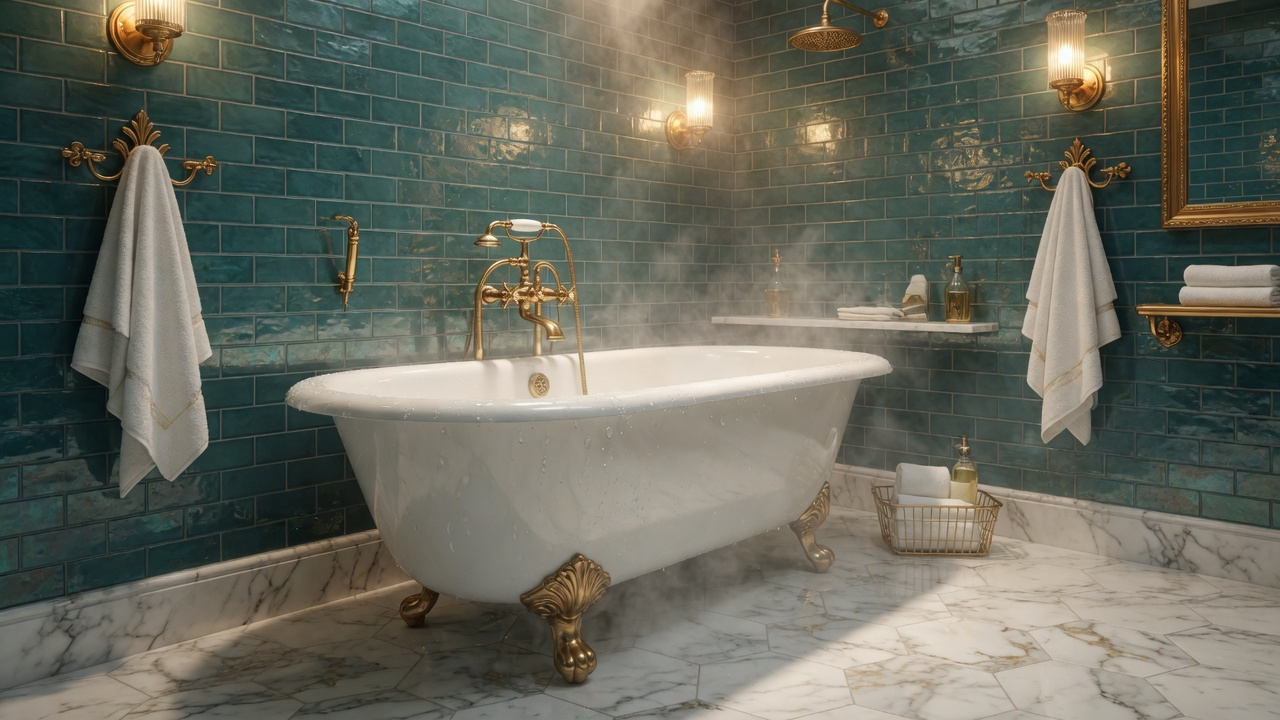
#> input picture images/hero-clawfoot.jpg, 1280 x 720 px
$ python add-mirror-glow.py
#> lines starting #> are read from the running program, lines starting #| are printed output that depends on the picture
"""Add teal light glow around mirror frame on hero-clawfoot.jpg"""
from PIL import Image, ImageDraw, ImageFilter

src = Image.open('images/hero-clawfoot.jpg').convert('RGBA')
w, h = src.size
#> w = 1280; h = 720

# Gold-framed mirror — upper-right
mx1, my1 = int(w * 0.74), int(h * 0.08)
#> mx1 = 947; my1 = 57
mx2, my2 = int(w * 0.98), int(h * 0.40)
#> mx2 = 1254; my2 = 288
pad = int(w * 0.012)
#> pad = 15

glow = Image.new('RGBA', (w, h), (0, 0, 0, 0))
#> glow: PIL image 1280x720 RGBA; every value is 0
draw = ImageDraw.Draw(glow)

# Outer teal bloom (halo only, no fill)
for expand, alpha in [
    (pad * 5, 40),
    (pad * 3.5, 65),
    (pad * 2.2, 95),
]:
    draw.rounded_rectangle(
        [mx1 - expand, my1 - expand, mx2 + expand, my2 + expand],
        radius=20,
        outline=(45, 212, 191, alpha),
        width=max(8, int(w * 0.006)),
    )

# Bright rim hugging mirror frame
draw.rounded_rectangle(
    [mx1 - pad * 1.2, my1 - pad * 1.2, mx2 + pad * 1.2, my2 + pad * 1.2],
    radius=12,
    outline=(94, 234, 212, 220),
    width=max(5, int(w * 0.0035)),
)
draw.rounded_rectangle(
    [mx1 - pad * 2.5, my1 - pad * 2.5, mx2 + pad * 2.5, my2 + pad * 2.5],
    radius=16,
    outline=(20, 184, 166, 120),
    width=max(10, int(w * 0.007)),
)

glow = glow.filter(ImageFilter.GaussianBlur(radius=10))
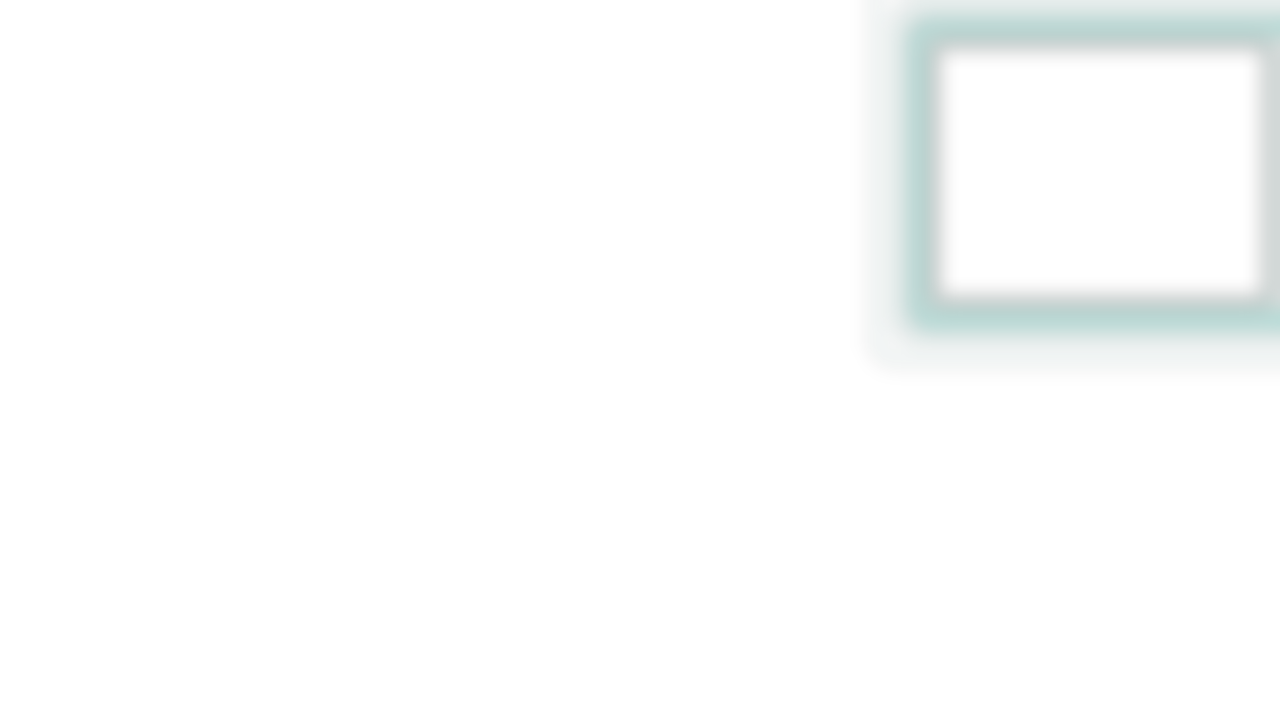
#> glow: PIL image 1280x720 RGBA; mean R, G, B, A 1.6, 7.4, 6.7, 3.8; transparent parts drawn white

# Soft corner spill onto adjacent tiles
spill = Image.new('RGBA', (w, h), (0, 0, 0, 0))
sd = ImageDraw.Draw(spill)
sd.ellipse(
    [mx1 - pad * 6, my1 - pad * 4, mx2 + pad * 8, my2 + pad * 6],
    fill=(32, 201, 181, 32),
)
spill = spill.filter(ImageFilter.GaussianBlur(radius=24))
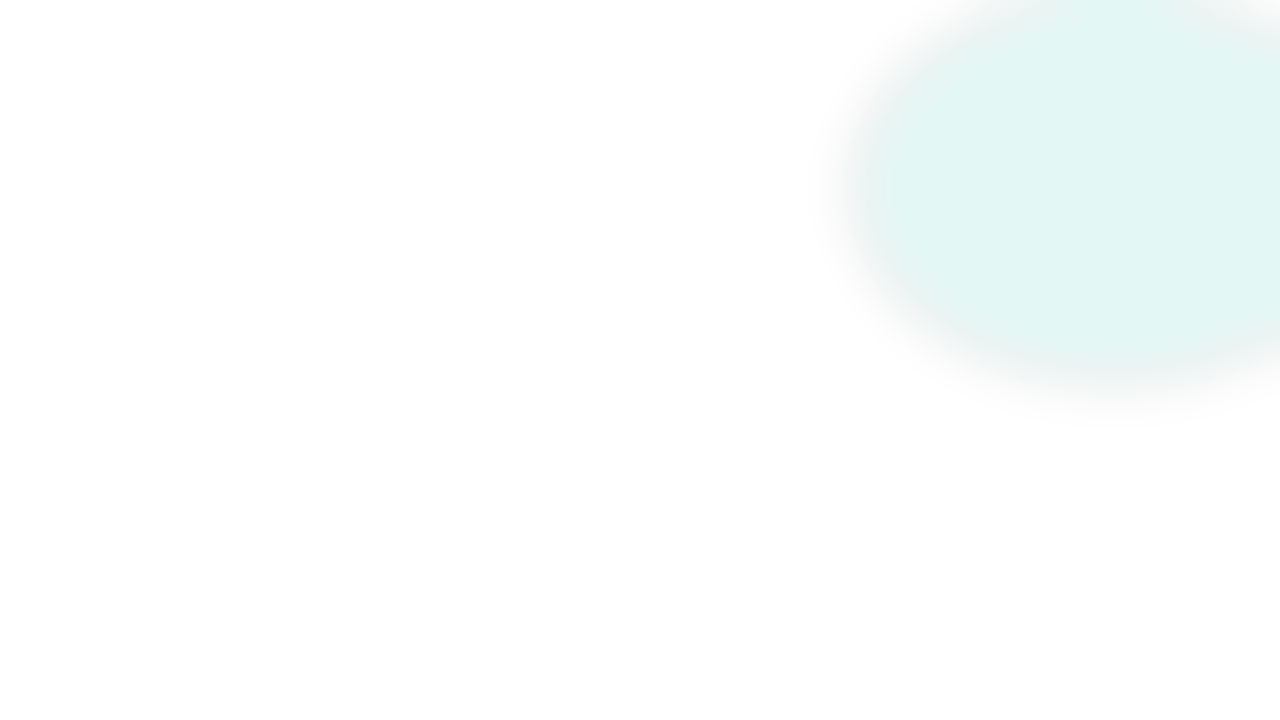
#> spill: PIL image 1280x720 RGBA; mean R, G, B, A 4.7, 29.4, 26.5, 4.7; transparent parts drawn white

out = Image.alpha_composite(src, spill)
out = Image.alpha_composite(out, glow)
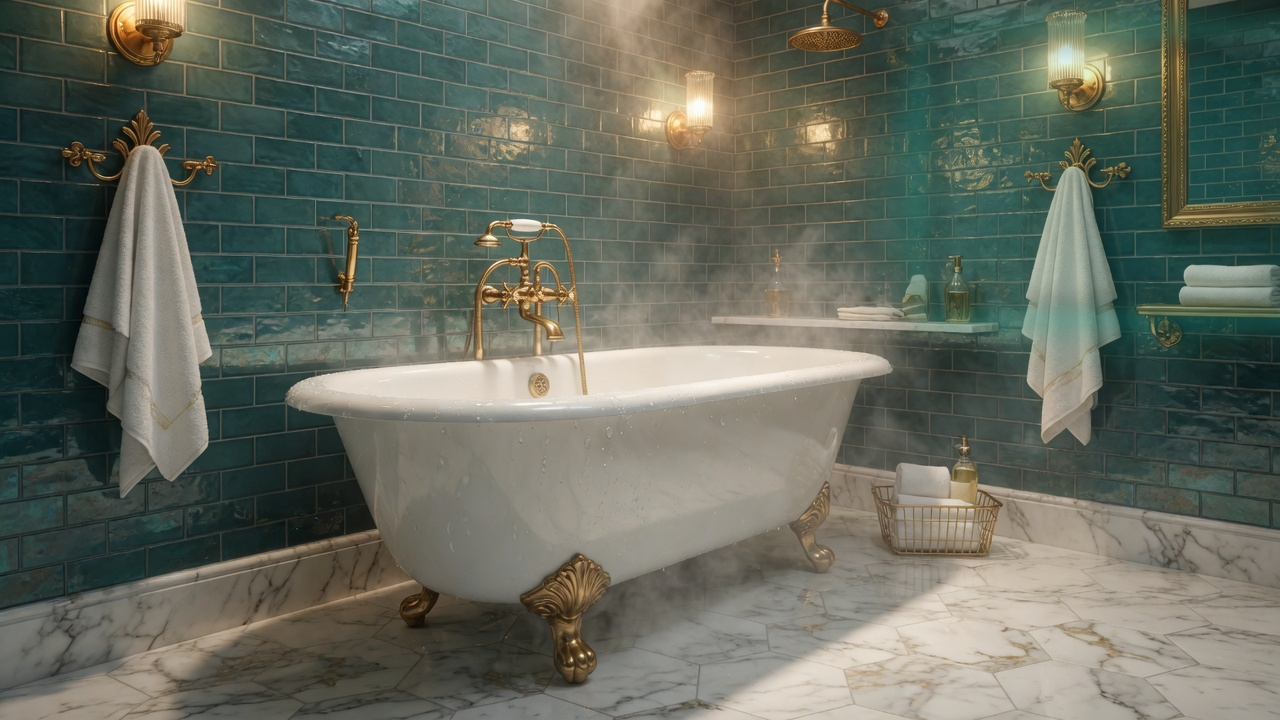
#> out: PIL image 1280x720 RGBA; mean R, G, B, A 101.5, 106.7, 95.3, 255
out.convert('RGB').save('images/hero-clawfoot-glow.jpg', quality=95, optimize=True)
print('Saved images/hero-clawfoot-glow.jpg')

$ run again, with images/before-1.jpg copied over images/hero-clawfoot.jpg
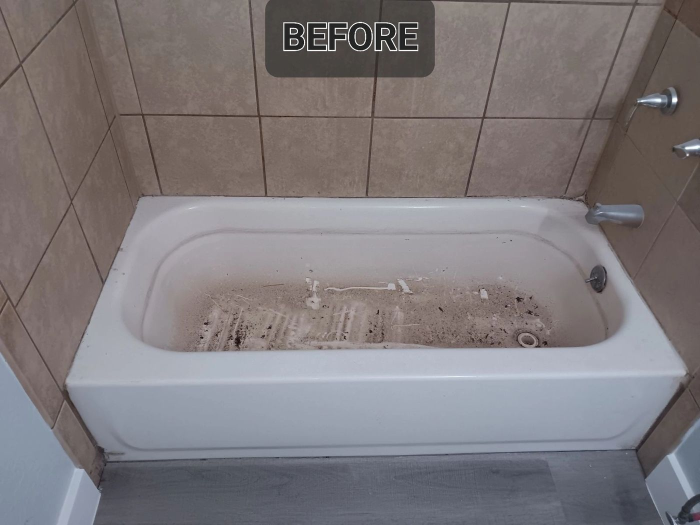
#> input picture images/before-1.jpg, 1400 x 1050 px (shown at 1/2 size)
#> `glow = glow.filter(ImageFilter.GaussianBlur(radius=10))`:
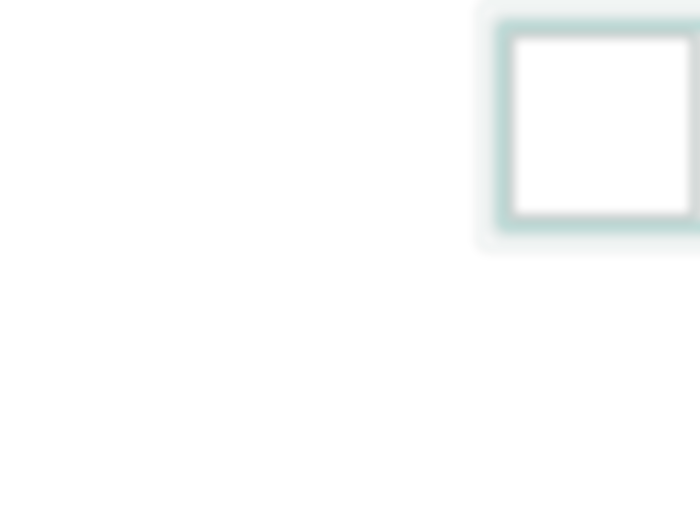
#> glow: PIL image 1400x1050 RGBA (shown at 1/2 size); mean R, G, B, A 1.4, 6.1, 5.5, 3; transparent parts drawn white
#> `out = Image.alpha_composite(out, glow)`:
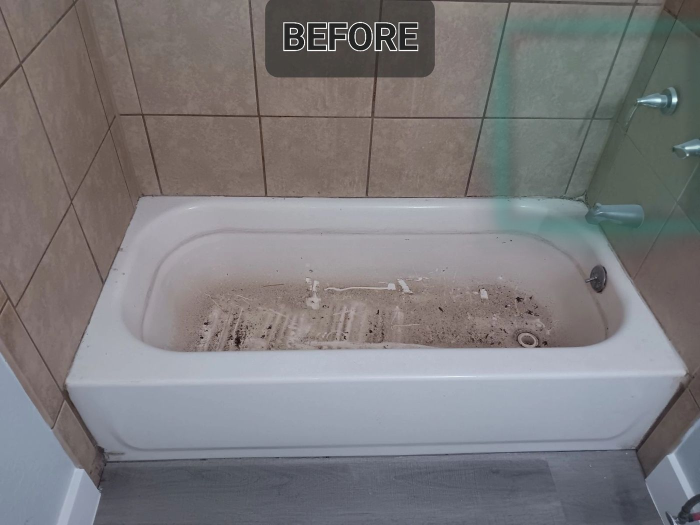
#> out: PIL image 1400x1050 RGBA (shown at 1/2 size); mean R, G, B, A 124.2, 122.4, 124.5, 255

$ run again, with images/before-2.jpg copied over images/hero-clawfoot.jpg
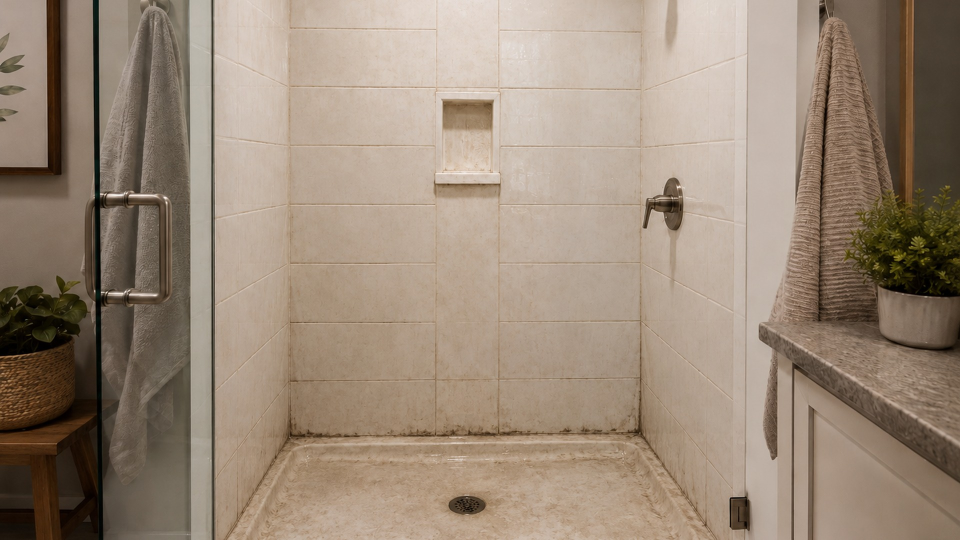
#> input picture images/before-2.jpg, 1920 x 1080 px (shown at 1/2 size)
#> `out = Image.alpha_composite(src, spill)`:
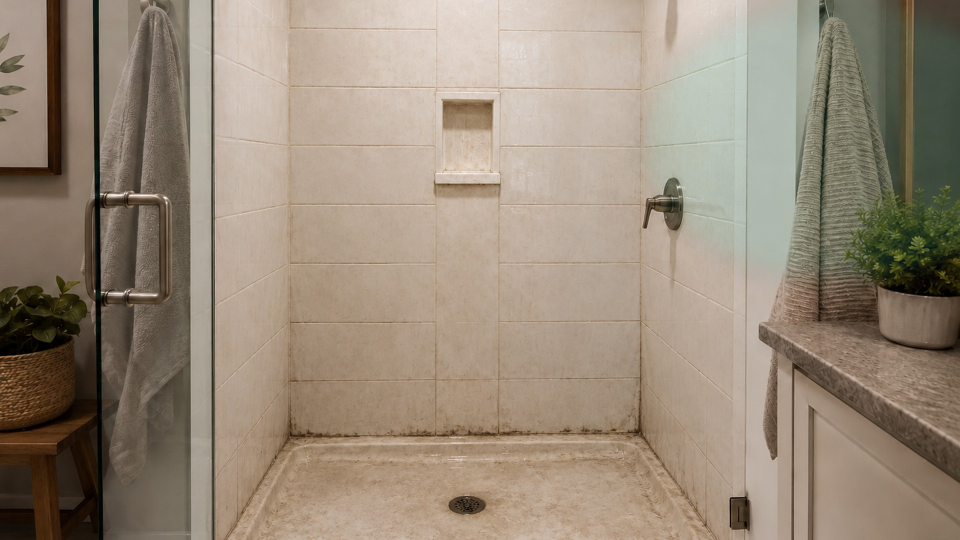
#> out: PIL image 1920x1080 RGBA (shown at 1/2 size); mean R, G, B, A 152.3, 138.2, 121.1, 255
#> `out = Image.alpha_composite(out, glow)`:
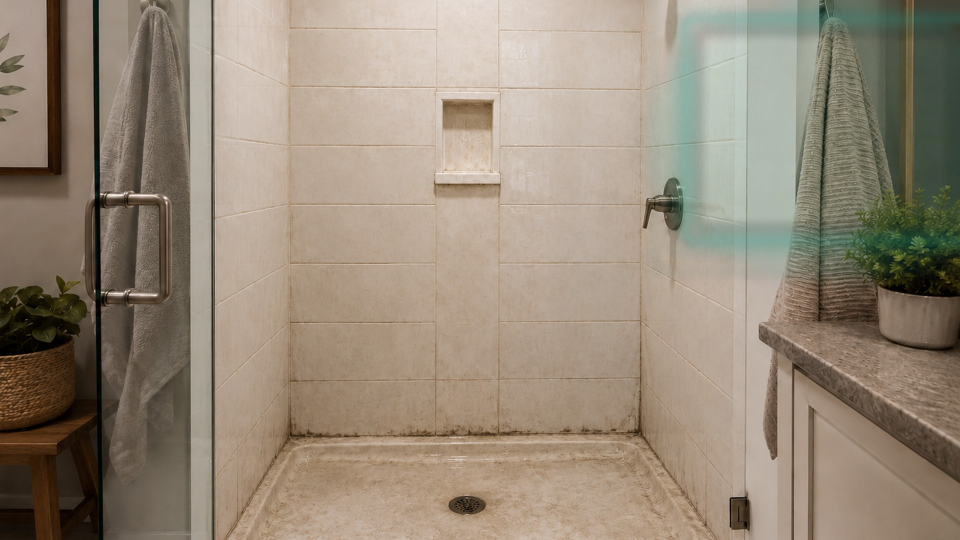
#> out: PIL image 1920x1080 RGBA (shown at 1/2 size); mean R, G, B, A 150.7, 137.5, 120.5, 255
